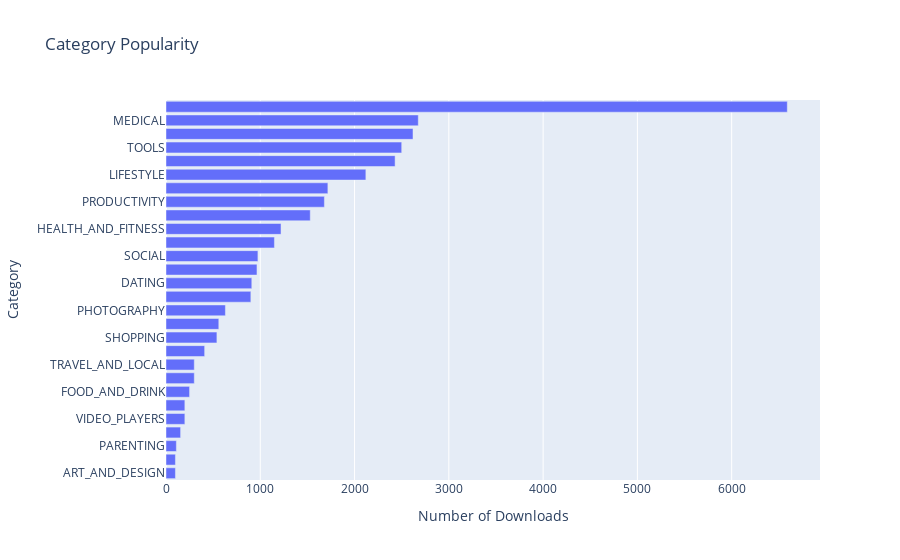

The cell this chart's notebook holds for it:
### Code cell
h_bar = px.bar(x = category_installs.Installs,
               y = category_installs.index,
               orientation='h',
               title='Category Popularity')

h_bar.update_layout(xaxis_title='Number of Downloads',
                    yaxis_title='Category')

h_bar.show()

### Figure 1 — Plotly figure (JSON) as saved in the notebook; plotly's stock layout.template omitted (floating-point values rounded to 4 significant figures)
{"data": [{"alignmentgroup": "True", "hovertemplate": "x=%{x}<br>y=%{y}<extra></extra>", "legendgroup": "", "marker": {"color": "#636efa", "pattern": {"shape": ""}}, "name": "", "offsetgroup": "", "orientation": "h", "showlegend": false, "textposition": "auto", "type": "bar", "x": [100, 100, 110, 155, 200, 200, 250, 300, 300, 410, 540, 560, 630, 900, 910, 965, 975, 1150, 1220, 1530, 1680, 1717, 2120, 2430, 2500, 2620, 2676, 6590], "xaxis": "x", "y": ["ART_AND_DESIGN", "COMICS", "PARENTING", "BOOKS_AND_REFERENCE", "VIDEO_PLAYERS", "BEAUTY", "FOOD_AND_DRINK", "AUTO_AND_VEHICLES", "TRAVEL_AND_LOCAL", "EVENTS", "SHOPPING", "MAPS_AND_NAVIGATION", "PHOTOGRAPHY", "FINANCE", "DATING", "SPORTS", "SOCIAL", "NEWS_AND_MAGAZINES", "HEALTH_AND_FITNESS", "COMMUNICATION", "PRODUCTIVITY", "GAME", "LIFESTYLE", "PERSONALIZATION", "TOOLS", "BUSINESS", "MEDICAL", "FAMILY"], "yaxis": "y"}], "layout": {"barmode": "relative", "legend": {"tracegroupgap": 0}, "title": {"text": "Category Popularity"}, "xaxis": {"anchor": "y", "domain": [0, 1], "title": {"text": "Number of Downloads"}}, "yaxis": {"anchor": "x", "domain": [0, 1], "title": {"text": "Category"}}}}
